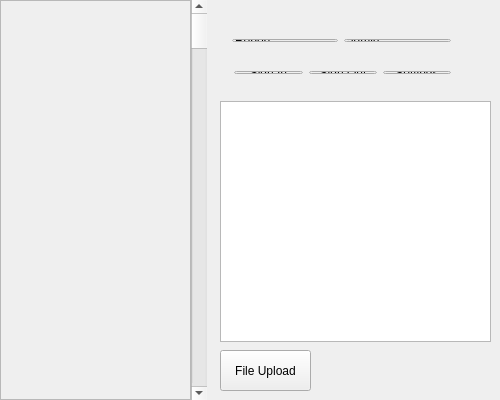
<?xml version="1.0" encoding="UTF-8"?>
<ui version="4.0">
 <class>demoguiClass</class>
 <widget class="QWidget" name="demoguiClass">
  <property name="geometry">
   <rect>
    <x>0</x>
    <y>0</y>
    <width>500</width>
    <height>400</height>
   </rect>
  </property>
  <property name="maximumSize">
   <size>
    <width>500</width>
    <height>400</height>
   </size>
  </property>
  <property name="windowTitle">
   <string>File Upload</string>
  </property>
  <widget class="QPushButton" name="Btn_Upload">
   <property name="geometry">
    <rect>
     <x>220</x>
     <y>350</y>
     <width>91</width>
     <height>41</height>
    </rect>
   </property>
   <property name="text">
    <string>File Upload</string>
   </property>
  </widget>
  <widget class="QFrame" name="frame">
   <property name="geometry">
    <rect>
     <x>0</x>
     <y>0</y>
     <width>191</width>
     <height>400</height>
    </rect>
   </property>
   <property name="frameShape">
    <enum>QFrame::StyledPanel</enum>
   </property>
   <property name="frameShadow">
    <enum>QFrame::Sunken</enum>
   </property>
  </widget>
  <widget class="QScrollBar" name="verticalScrollBar">
   <property name="geometry">
    <rect>
     <x>191</x>
     <y>0</y>
     <width>16</width>
     <height>400</height>
    </rect>
   </property>
   <property name="orientation">
    <enum>Qt::Vertical</enum>
   </property>
  </widget>
  <widget class="QTextBrowser" name="TB_ACKShow">
   <property name="geometry">
    <rect>
     <x>220</x>
     <y>101</y>
     <width>271</width>
     <height>241</height>
    </rect>
   </property>
  </widget>
  <widget class="QWidget" name="layoutWidget">
   <property name="geometry">
    <rect>
     <x>221</x>
     <y>28</y>
     <width>241</width>
     <height>25</height>
    </rect>
   </property>
   <layout class="QHBoxLayout" name="horizontalLayout">
    <item>
     <widget class="QLineEdit" name="LE_User">
      <property name="text">
       <string>Robert</string>
      </property>
     </widget>
    </item>
    <item>
     <widget class="QLineEdit" name="LE_Pwd">
      <property name="text">
       <string>admin</string>
      </property>
     </widget>
    </item>
   </layout>
  </widget>
  <widget class="QWidget" name="">
   <property name="geometry">
    <rect>
     <x>223</x>
     <y>60</y>
     <width>239</width>
     <height>25</height>
    </rect>
   </property>
   <layout class="QHBoxLayout" name="horizontalLayout_2">
    <item>
     <widget class="QPushButton" name="Btn_SignIn">
      <property name="text">
       <string>Sign In</string>
      </property>
     </widget>
    </item>
    <item>
     <widget class="QPushButton" name="Btn_SignOut">
      <property name="text">
       <string>Sign Out</string>
      </property>
     </widget>
    </item>
    <item>
     <widget class="QPushButton" name="Btn_Settings">
      <property name="text">
       <string>Settings</string>
      </property>
     </widget>
    </item>
   </layout>
  </widget>
 </widget>
 <layoutdefault spacing="6" margin="11"/>
 <resources>
  <include location="demogui.qrc"/>
 </resources>
 <connections/>
</ui>
